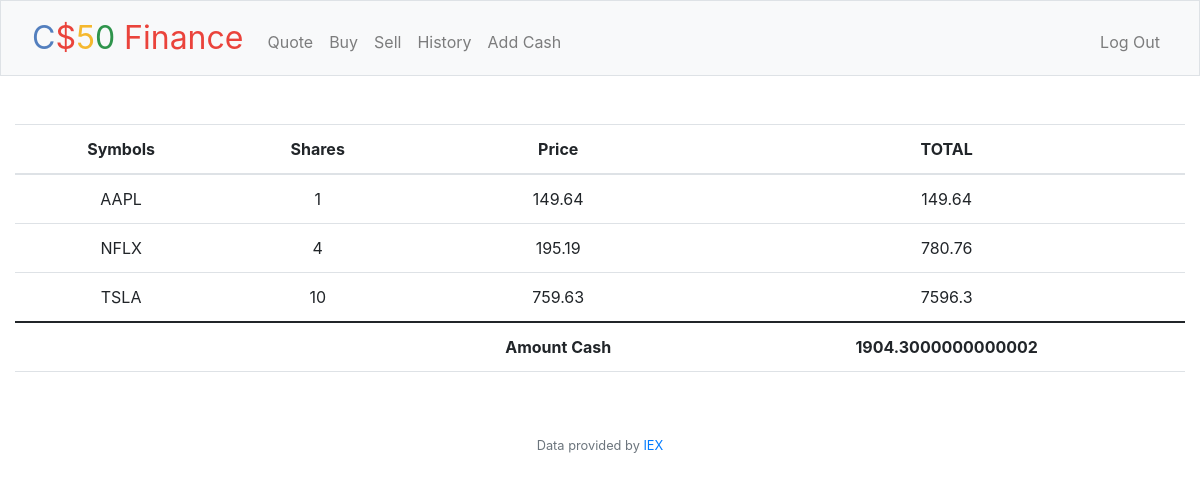
The page / (signed in) on the database its author committed.
### tables this page shows
CREATE TABLE 'transactions' ('id' INTEGER PRIMARY KEY AUTOINCREMENT NOT NULL, 'user_id' INTEGER, 'symbol' TEXT, 'shares' INTEGER, 'price' REAL, 'date' DATETIME);

CREATE TABLE users (id INTEGER PRIMARY KEY AUTOINCREMENT NOT NULL, username TEXT NOT NULL, hash TEXT NOT NULL, cash NUMERIC NOT NULL DEFAULT 10000.00);

### app.py (the view)
@app.route("/")
@login_required
def index():
    user_id = session["user_id"]
    transactions_db = db.execute("SELECT symbol, SUM(shares) AS shares, price FROM transactions WHERE user_id = ? GROUP BY symbol", user_id)
    cash_db = db.execute("SELECT cash FROM users WHERE id = ?", user_id)
    cash = cash_db[0]["cash"]
    return render_template("index.html", database = transactions_db, cash = cash)

### app.py (called while the page is built)
@app.after_request
def after_request(response):
    response.headers["Cache-Control"] = "no-cache, no-store, must-revalidate"
    response.headers["Expires"] = 0
    response.headers["Pragma"] = "no-cache"
    return response

### helpers.py (called while the page is built)
def login_required(f):
    @wraps(f)
    def decorated_function(*args, **kwargs):
        if session.get("user_id") is None:
            return redirect("/login")
        return f(*args, **kwargs)
    return decorated_function

### templates/index.html (shortened to what this page needs)
{% extends "layout.html" %}
{% block main %}
<table class="table">
  <thead>
    <tr>
      <th scope="col">Symbols</th>
      <th scope="col">Shares</th>
      <th scope="col">Price</th>
      <th scope="col">TOTAL</th>
    </tr>
    </thead>
    <tbody>
      {% for row in database %}
      <tr>
            <td>{{ row["symbol"] }}</td>
            <td>{{ row["shares"] }}</td>
            <td>{{ row["price"] }}</td>
            <td>{{ row["price"] * row["shares"] }}</td>
      </tr>
      {% endfor %}
    </tbody>
    <tfoot>
        <tr>
          <td></td>
          <td></td>
          <th scope="col">Amount Cash</th>
          <th scope="col">{{ cash }}</th>
        </tr>
    </tfoot>
  </table>
{% endblock %}

### templates/layout.html (shortened to what this page needs)
<!DOCTYPE html>
<html lang="en">
    <head>
        <link href="https://cdn.jsdelivr.net/npm/bootstrap@5.1.3/dist/css/bootstrap.min.css" rel="stylesheet">
        <link href="/static/styles.css" rel="stylesheet">
        <link rel="stylesheet" href="https://cdn.jsdelivr.net/npm/bootstrap@4.5.3/dist/css/bootstrap.min.css">
    </head>
    <body>
        <nav class="bg-light border navbar navbar-expand-md navbar-light">
            <div class="container-fluid">
                <a class="navbar-brand" href="/"><span class="blue">C</span><span class="red">$</span><span class="yellow">5</span><span class="green">0</span> <span class="red">Finance</span></a>
                <div class="collapse navbar-collapse" id="navbar">
                    {% if session["user_id"] %}
                        <ul class="navbar-nav me-auto mt-2">
                            <li class="nav-item"><a class="nav-link" href="/quote">Quote</a></li>
                            <li class="nav-item"><a class="nav-link" href="/buy">Buy</a></li>
                            <li class="nav-item"><a class="nav-link" href="/sell">Sell</a></li>
                            <li class="nav-item"><a class="nav-link" href="/history">History</a></li>
                            <li class="nav-item"><a class="nav-link" href="/addCash">Add Cash</a></li>
                        </ul>
                        <ul class="navbar-nav ms-auto mt-2">
                            <li class="nav-item"><a class="nav-link" href="/logout">Log Out</a></li>
                        </ul>
                    {% else %}
                        <ul class="navbar-nav ms-auto mt-2">
                            <li class="nav-item"><a class="nav-link" href="/register">Register</a></li>
                            <li class="nav-item"><a class="nav-link" href="/login">Log In</a></li>
                        </ul>
                    {% endif %}
                </div>
            </div>
        </nav>
        <main class="container-fluid py-5 text-center">
            {% block main %}{% endblock %}
        </main>
        <footer class="mb-5 small text-center text-muted">
            Data provided by <a href="https://iexcloud.io/">IEX</a>
        </footer>
    </body>
</html>

### static/styles.css (style rules this page uses)
nav .navbar-brand { font-size: xx-large; }
nav .navbar-brand .blue { color: #537fbe; }
nav .navbar-brand .red { color: #ea433b; }
nav .navbar-brand .yellow { color: #f5b82e; }
nav .navbar-brand .green { color: #2e944b; }

### rows shown on the page
transactions: symbol "AAPL", shares "1", price "149.64", row['price']*row['shares'] "149.64"
transactions: symbol "TSLA", shares "10", price "759.63", row "7596.3"
users: cash "1904.3000000000002"

### other values the page prints
{{ row["symbol"] }} "NFLX"
{{ row["shares"] }} "4"
{{ row["price"] }} "195.19"
{{ row["price"] * row["shares"] }} "780.76"
